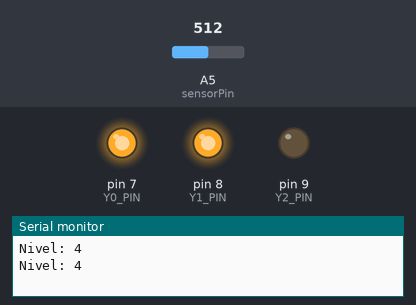
Bench run of a sketch on a simulated Arduino Mega 2560, built with avr-gcc and run on an emulated ATmega2560. Shown: output pins drawn as LEDs (lit = HIGH), the last lines printed to the serial monitor. Inputs (shaded band) come from the test bench; at power-on: A5 (sensorPin) = 512.

Above: at 1.8 s.
1.9 s: A5 (sensorPin) set to 665
3.4 s: A5 (sensorPin) set to 694
At 4.7 s:
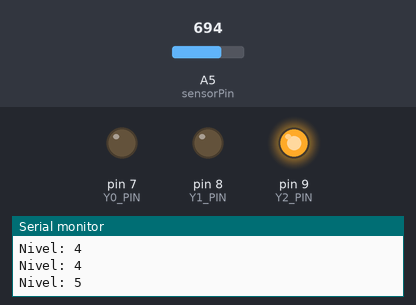
5.5 s: A5 (sensorPin) set to 831
7.2 s: A5 (sensorPin) set to 856
At 8.9 s:
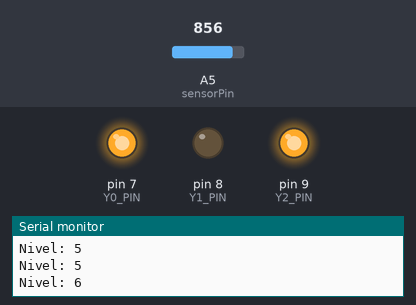
9.5 s: A5 (sensorPin) set to 306
At 10.5 s:
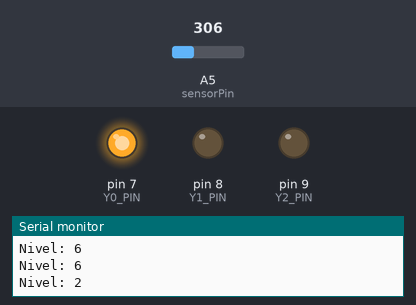
11.5 s: A5 (sensorPin) set to 330
13.2 s: A5 (sensorPin) set to 352
At 14.8 s:
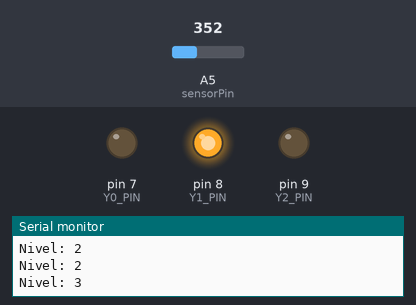
Timing chart, 0 to 16.3 s (numbered marks = the images above; inputs shaded):
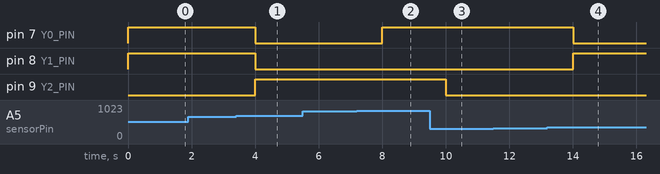

The sketch:

Mux_Con_Niveles.ino
```cpp
/* PINES */
#define sensorPin A5   // Pin de lectura del potenciómetro
#define Y0_PIN  7
#define Y1_PIN  8
#define Y2_PIN  9

/* CONSTANTES */
#define resolucion 1024
#define niveles 6

/* VARIABLES */
int sensorValue = 0;  // valor del sensor
int nivel;

//Funciones
int getLevel(int sensorValue);
void actualizarPines(int valor);

/*--------------------------------------------------------*/
void setup() {
  Serial.begin(9600);
  pinMode(Y0_PIN, OUTPUT);
  pinMode(Y1_PIN, OUTPUT);
  pinMode(Y2_PIN, OUTPUT);

  digitalWrite(Y0_PIN, 0);
  digitalWrite(Y1_PIN, 0);
  digitalWrite(Y2_PIN, 0);
}
/*--------------------------------------------------------*/
void loop() {
  sensorValue = analogRead(sensorPin);
  nivel = getLevel(sensorValue);

  Serial.print("Nivel: ");
  Serial.println(nivel);

  actualizarPines(nivel);

  delay(1000);
}
/*--------------------------------------------------------*/

/* FUNCIONES */

int getLevel(int sensorValue){
  int nivel = resolucion/niveles;
  for(int i = 1; i < niveles; i++){
    if(sensorValue<nivel*i) return i;
  }
  return niveles;
}

void actualizarPines(int valor) {
  valor--;
  if(valor >= 0 && valor < niveles){
    digitalWrite(Y0_PIN, bitRead(valor, 0)); // Bit 0 para Y0
    digitalWrite(Y1_PIN, bitRead(valor, 1)); // Bit 1 para Y1
    digitalWrite(Y2_PIN, bitRead(valor, 2)); // Bit 2 para Y2
  }else Serial.println("Error: Led a encender no existe");
}
```

Measured:
- the behaviour switches between 679 and 680 on A5 (sensorPin) (found by bisection; images 0 and 1)
- the behaviour switches between 849 and 850 on A5 (sensorPin) (found by bisection; images 1 and 2)
- the behaviour switches between 339 and 340 on A5 (sensorPin) (found by bisection; images 3 and 4)
- after the input at 3.4 s, pin 7 (Y0_PIN), pin 8 (Y1_PIN): HIGH → LOW after 0.60 s; pin 9 (Y2_PIN): LOW → HIGH after 0.60 s
- after the input at 7.2 s, pin 7 (Y0_PIN): LOW → HIGH after 0.80 s
- after the input at 9.5 s, pin 9 (Y2_PIN): HIGH → LOW after 0.50 s
- after the input at 13.2 s, pin 7 (Y0_PIN): HIGH → LOW after 0.80 s; pin 8 (Y1_PIN): LOW → HIGH after 0.80 s
